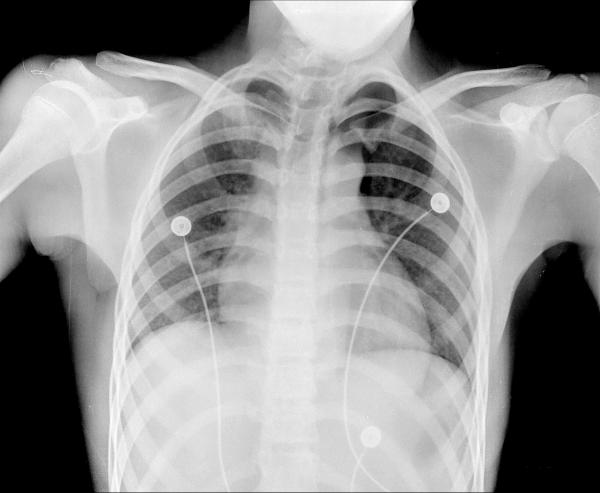
#> input picture Required Images/Fig03.tif, 600 x 493 px, found by its file name
$ python Exp-1_1.py
#> lines starting #> are read from the running program, lines starting #| are printed output that depends on the picture
import cv2

imgpath1 = "Fig03.tif"
imgpath2 = "Fig04.tif"
imgpath3 = "Fig05.tif"
img1 = cv2.imread(imgpath1, 0)
#> img1 is the input picture: shape (493, 600); min 0, max 253, mean 141.9
img2 = cv2.imread(imgpath2, 0)
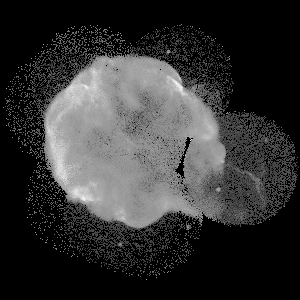
#> input picture Required Images/Fig04.tif, 300 x 300 px, found by its file name
#> img2 is the input picture: shape (300, 300); min 0, max 253, mean 51.3
img3 = cv2.imread(imgpath3, 0)
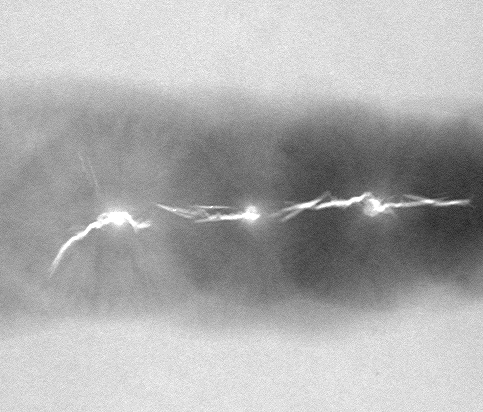
#> input picture Required Images/Fig05.tif, 483 x 412 px, found by its file name
#> img3 is the input picture: shape (412, 483); min 33, max 255, mean 173.3
cv2.imshow("Chest", img1)
cv2.waitKey(0)
cv2.imshow("X-ray", img2)
cv2.waitKey(0)
cv2.imshow("Img", img3)
cv2.waitKey(0)
cv2.destroyAllWindows()
